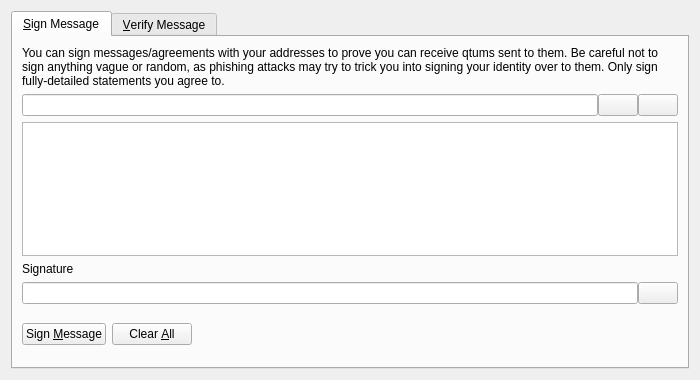
<?xml version="1.0" encoding="UTF-8"?>
<ui version="4.0">
 <class>SignVerifyMessageDialog</class>
 <widget class="QDialog" name="SignVerifyMessageDialog">
  <property name="geometry">
   <rect>
    <x>0</x>
    <y>0</y>
    <width>700</width>
    <height>380</height>
   </rect>
  </property>
  <property name="windowTitle">
   <string>Signatures - Sign / Verify a Message</string>
  </property>
  <property name="modal">
   <bool>true</bool>
  </property>
  <layout class="QVBoxLayout" name="verticalLayout">
   <item>
    <widget class="QTabWidget" name="tabWidget">
     <property name="currentIndex">
      <number>0</number>
     </property>
     <widget class="QWidget" name="tabSignMessage">
      <attribute name="title">
       <string>&amp;Sign Message</string>
      </attribute>
      <layout class="QVBoxLayout" name="verticalLayout_SM">
       <item>
        <widget class="QLabel" name="infoLabel_SM">
         <property name="text">
          <string>You can sign messages/agreements with your addresses to prove you can receive qtums sent to them. Be careful not to sign anything vague or random, as phishing attacks may try to trick you into signing your identity over to them. Only sign fully-detailed statements you agree to.</string>
         </property>
         <property name="textFormat">
          <enum>Qt::PlainText</enum>
         </property>
         <property name="wordWrap">
          <bool>true</bool>
         </property>
        </widget>
       </item>
       <item>
        <layout class="QHBoxLayout" name="horizontalLayout_1_SM">
         <property name="spacing">
          <number>0</number>
         </property>
         <item>
          <widget class="QValidatedLineEdit" name="addressIn_SM">
           <property name="toolTip">
            <string>The Qtum address to sign the message with</string>
           </property>
          </widget>
         </item>
         <item>
          <widget class="QPushButton" name="addressBookButton_SM">
           <property name="toolTip">
            <string>Choose previously used address</string>
           </property>
           <property name="text">
            <string/>
           </property>
           <property name="icon">
            <iconset resource="../bitcoin.qrc">
             <normaloff>:/icons/address-book</normaloff>:/icons/address-book</iconset>
           </property>
           <property name="shortcut">
            <string>Alt+A</string>
           </property>
           <property name="autoDefault">
            <bool>false</bool>
           </property>
          </widget>
         </item>
         <item>
          <widget class="QPushButton" name="pasteButton_SM">
           <property name="toolTip">
            <string>Paste address from clipboard</string>
           </property>
           <property name="text">
            <string/>
           </property>
           <property name="icon">
            <iconset resource="../bitcoin.qrc">
             <normaloff>:/icons/editpaste</normaloff>:/icons/editpaste</iconset>
           </property>
           <property name="shortcut">
            <string>Alt+P</string>
           </property>
           <property name="autoDefault">
            <bool>false</bool>
           </property>
          </widget>
         </item>
        </layout>
       </item>
       <item>
        <widget class="QPlainTextEdit" name="messageIn_SM">
         <property name="toolTip">
          <string>Enter the message you want to sign here</string>
         </property>
        </widget>
       </item>
       <item>
        <widget class="QLabel" name="signatureLabel_SM">
         <property name="text">
          <string>Signature</string>
         </property>
         <property name="textFormat">
          <enum>Qt::PlainText</enum>
         </property>
        </widget>
       </item>
       <item>
        <layout class="QHBoxLayout" name="horizontalLayout_2_SM">
         <property name="spacing">
          <number>0</number>
         </property>
         <item>
          <widget class="QLineEdit" name="signatureOut_SM">
           <property name="font">
            <font>
             <italic>true</italic>
            </font>
           </property>
           <property name="readOnly">
            <bool>true</bool>
           </property>
          </widget>
         </item>
         <item>
          <widget class="QPushButton" name="copySignatureButton_SM">
           <property name="toolTip">
            <string>Copy the current signature to the system clipboard</string>
           </property>
           <property name="text">
            <string/>
           </property>
           <property name="icon">
            <iconset resource="../bitcoin.qrc">
             <normaloff>:/icons/editcopy</normaloff>:/icons/editcopy</iconset>
           </property>
           <property name="autoDefault">
            <bool>false</bool>
           </property>
          </widget>
         </item>
        </layout>
       </item>
       <item>
        <layout class="QHBoxLayout" name="horizontalLayout_3_SM">
         <item>
          <widget class="QPushButton" name="signMessageButton_SM">
           <property name="toolTip">
            <string>Sign the message to prove you own this Qtum address</string>
           </property>
           <property name="text">
            <string>Sign &amp;Message</string>
           </property>
           <property name="icon">
            <iconset resource="../bitcoin.qrc">
             <normaloff>:/icons/edit</normaloff>:/icons/edit</iconset>
           </property>
           <property name="autoDefault">
            <bool>false</bool>
           </property>
          </widget>
         </item>
         <item>
          <widget class="QPushButton" name="clearButton_SM">
           <property name="toolTip">
            <string>Reset all sign message fields</string>
           </property>
           <property name="text">
            <string>Clear &amp;All</string>
           </property>
           <property name="icon">
            <iconset resource="../bitcoin.qrc">
             <normaloff>:/icons/remove</normaloff>:/icons/remove</iconset>
           </property>
           <property name="autoDefault">
            <bool>false</bool>
           </property>
          </widget>
         </item>
         <item>
          <spacer name="horizontalSpacer_1_SM">
           <property name="orientation">
            <enum>Qt::Horizontal</enum>
           </property>
           <property name="sizeHint" stdset="0">
            <size>
             <width>40</width>
             <height>48</height>
            </size>
           </property>
          </spacer>
         </item>
         <item>
          <widget class="QLabel" name="statusLabel_SM">
           <property name="font">
            <font>
             <weight>75</weight>
             <bold>true</bold>
            </font>
           </property>
           <property name="text">
            <string/>
           </property>
           <property name="wordWrap">
            <bool>true</bool>
           </property>
          </widget>
         </item>
         <item>
          <spacer name="horizontalSpacer_2_SM">
           <property name="orientation">
            <enum>Qt::Horizontal</enum>
           </property>
           <property name="sizeHint" stdset="0">
            <size>
             <width>40</width>
             <height>48</height>
            </size>
           </property>
          </spacer>
         </item>
        </layout>
       </item>
      </layout>
     </widget>
     <widget class="QWidget" name="tabVerifyMessage">
      <attribute name="title">
       <string>&amp;Verify Message</string>
      </attribute>
      <layout class="QVBoxLayout" name="verticalLayout_VM">
       <item>
        <widget class="QLabel" name="infoLabel_VM">
         <property name="text">
          <string>Enter the receiver's address, message (ensure you copy line breaks, spaces, tabs, etc. exactly) and signature below to verify the message. Be careful not to read more into the signature than what is in the signed message itself, to avoid being tricked by a man-in-the-middle attack. Note that this only proves the signing party receives with the address, it cannot prove sendership of any transaction!</string>
         </property>
         <property name="textFormat">
          <enum>Qt::PlainText</enum>
         </property>
         <property name="alignment">
          <set>Qt::AlignLeading|Qt::AlignLeft|Qt::AlignTop</set>
         </property>
         <property name="wordWrap">
          <bool>true</bool>
         </property>
        </widget>
       </item>
       <item>
        <layout class="QHBoxLayout" name="horizontalLayout_1_VM">
         <property name="spacing">
          <number>0</number>
         </property>
         <item>
          <widget class="QValidatedLineEdit" name="addressIn_VM">
           <property name="toolTip">
            <string>The Qtum address the message was signed with</string>
           </property>
          </widget>
         </item>
         <item>
          <widget class="QPushButton" name="addressBookButton_VM">
           <property name="toolTip">
            <string>Choose previously used address</string>
           </property>
           <property name="text">
            <string/>
           </property>
           <property name="icon">
            <iconset resource="../bitcoin.qrc">
             <normaloff>:/icons/address-book</normaloff>:/icons/address-book</iconset>
           </property>
           <property name="shortcut">
            <string>Alt+A</string>
           </property>
           <property name="autoDefault">
            <bool>false</bool>
           </property>
          </widget>
         </item>
        </layout>
       </item>
       <item>
        <widget class="QPlainTextEdit" name="messageIn_VM"/>
       </item>
       <item>
        <widget class="QValidatedLineEdit" name="signatureIn_VM"/>
       </item>
       <item>
        <layout class="QHBoxLayout" name="horizontalLayout_2_VM">
         <item>
          <widget class="QPushButton" name="verifyMessageButton_VM">
           <property name="toolTip">
            <string>Verify the message to ensure it was signed with the specified Qtum address</string>
           </property>
           <property name="text">
            <string>Verify &amp;Message</string>
           </property>
           <property name="icon">
            <iconset resource="../bitcoin.qrc">
             <normaloff>:/icons/transaction_0</normaloff>:/icons/transaction_0</iconset>
           </property>
           <property name="autoDefault">
            <bool>false</bool>
           </property>
          </widget>
         </item>
         <item>
          <widget class="QPushButton" name="clearButton_VM">
           <property name="toolTip">
            <string>Reset all verify message fields</string>
           </property>
           <property name="text">
            <string>Clear &amp;All</string>
           </property>
           <property name="icon">
            <iconset resource="../bitcoin.qrc">
             <normaloff>:/icons/remove</normaloff>:/icons/remove</iconset>
           </property>
           <property name="autoDefault">
            <bool>false</bool>
           </property>
          </widget>
         </item>
         <item>
          <spacer name="horizontalSpacer_1_VM">
           <property name="orientation">
            <enum>Qt::Horizontal</enum>
           </property>
           <property name="sizeHint" stdset="0">
            <size>
             <width>40</width>
             <height>48</height>
            </size>
           </property>
          </spacer>
         </item>
         <item>
          <widget class="QLabel" name="statusLabel_VM">
           <property name="font">
            <font>
             <weight>75</weight>
             <bold>true</bold>
            </font>
           </property>
           <property name="text">
            <string/>
           </property>
           <property name="wordWrap">
            <bool>true</bool>
           </property>
          </widget>
         </item>
         <item>
          <spacer name="horizontalSpacer_2_VM">
           <property name="orientation">
            <enum>Qt::Horizontal</enum>
           </property>
           <property name="sizeHint" stdset="0">
            <size>
             <width>40</width>
             <height>48</height>
            </size>
           </property>
          </spacer>
         </item>
        </layout>
       </item>
      </layout>
     </widget>
    </widget>
   </item>
  </layout>
 </widget>
 <customwidgets>
  <customwidget>
   <class>QValidatedLineEdit</class>
   <extends>QLineEdit</extends>
   <header>qvalidatedlineedit.h</header>
  </customwidget>
 </customwidgets>
 <resources>
  <include location="../bitcoin.qrc"/>
 </resources>
 <connections/>
</ui>
